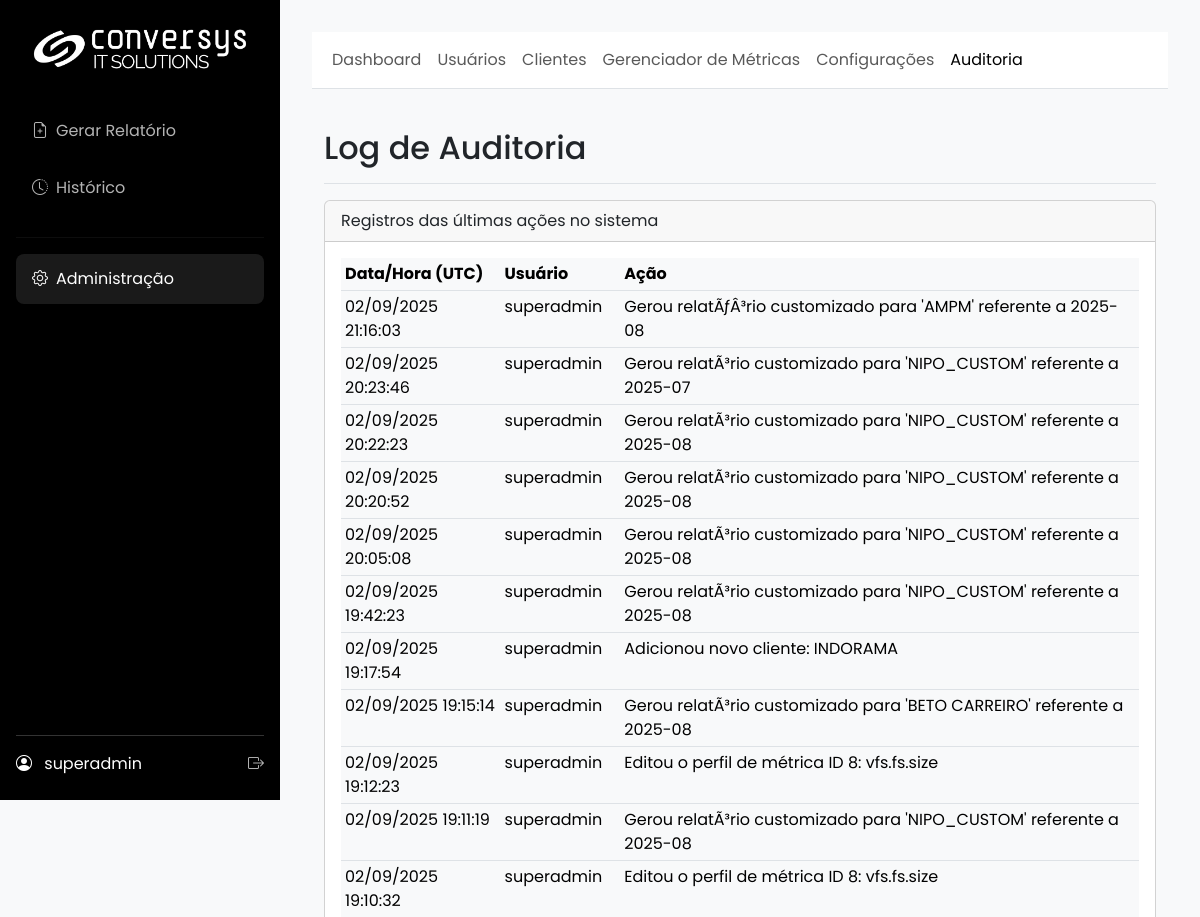
/admin/audit (signed in, upper part), run on an earlier commit of the app's database.
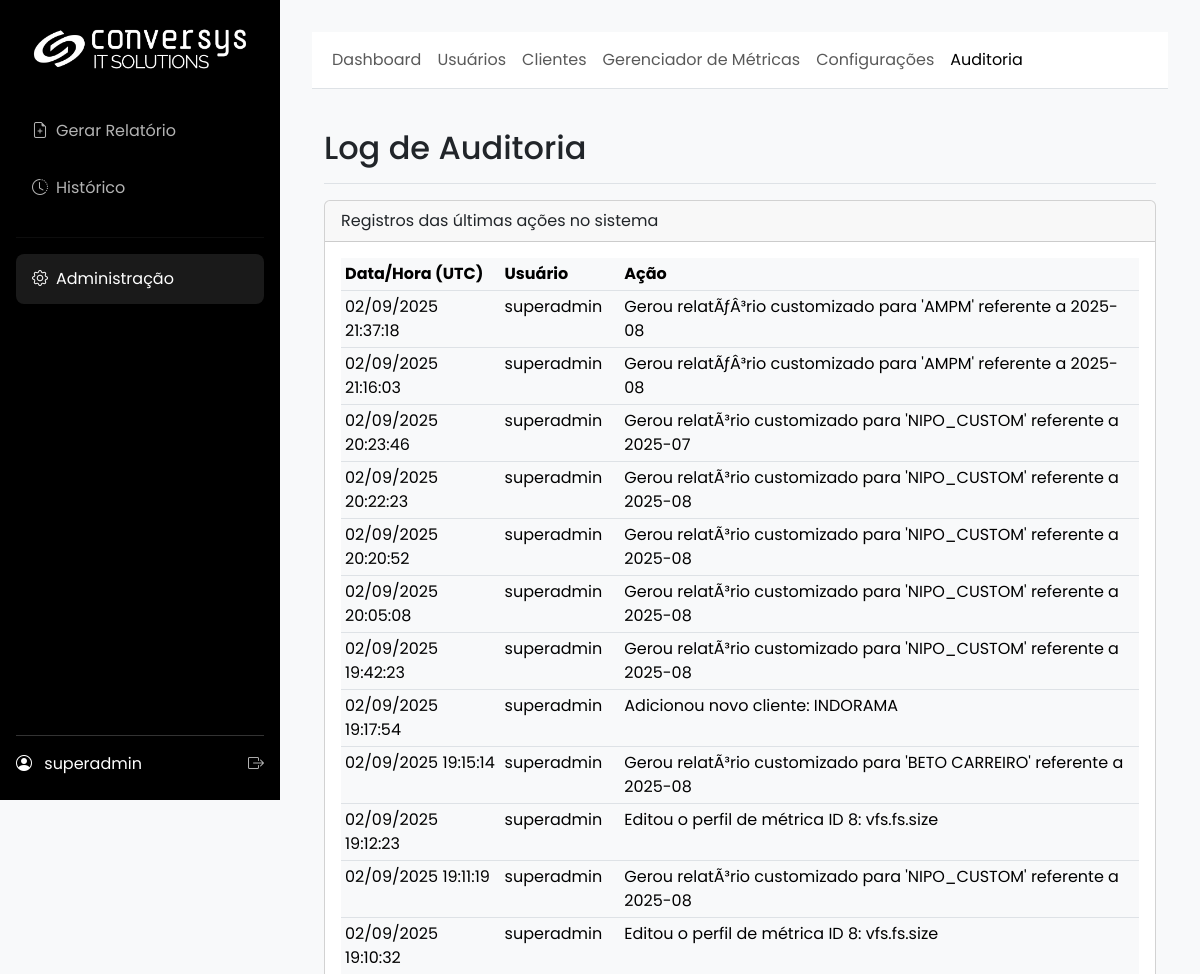
And on a later commit of the database.
### app/models.py (models this page shows)
class AuditLog(db.Model):
    id = db.Column(db.Integer, primary_key=True)
    user_id = db.Column(db.Integer, db.ForeignKey('user.id'), nullable=True)
    username = db.Column(db.String(64), nullable=False)
    action = db.Column(db.String(255), nullable=False)
    timestamp = db.Column(db.DateTime, default=dt.datetime.utcnow)
    user = db.relationship('User', backref='audit_logs')

### app/admin/routes.py (the view)
@admin.route('/audit')
@admin_required
def audit_log():
    _ensure_request_id()
    logs = AuditLog.query.order_by(AuditLog.timestamp.desc()).limit(200).all()
    _log_debug("Audit log listado", count=len(logs))
    return render_template('admin/audit_log.html', title="Log de Auditoria", logs=logs)

### app/__init__.py (called while the page is built)
@login_manager.user_loader
def load_user(user_id):
    from .models import User
    return db.session.get(User, int(user_id))

def _ensure_request_id():
    rid = getattr(g, "request_id", None)
    if not rid:
        rid = uuid.uuid4().hex
        g.request_id = rid
    return rid

### app/admin/routes.py (called while the page is built)
def _ensure_request_id():
    if not getattr(g, "request_id", None):
        g.request_id = uuid.uuid4().hex
    return g.request_id

def _log_debug(msg, **extra):
    rid = _ensure_request_id()
    payload = {"rid": rid, **extra}
    try:
        current_app.logger.debug(f"{msg} | {payload}")
    except Exception:
        print(f"DEBUG {msg} | {payload}")

### app/main/routes.py (called while the page is built, shortened)
@main.before_app_request
def before_request_func():
    cfg = SystemConfig.query.first()
    g.sys_config = cfg

### app/models.py (called while the page is built)
    def has_role(self, role_name):
        return self.role.name == role_name

### app/templates/admin/audit_log.html (shortened to what this page needs)
{% extends 'admin/base.html' %}
{% block admin_content %}
<div class="container-fluid">
    <div class="d-flex justify-content-between flex-wrap flex-md-nowrap align-items-center pt-3 pb-2 mb-3 border-bottom">
        <h1 class="h2">Log de Auditoria</h1>
    </div>
    <div class="card">
        <div class="card-header">
            Registros das últimas ações no sistema
        </div>
        <div class="card-body">
            <div class="table-responsive">
                <table class="table table-sm table-hover">
                    <thead>
                        <tr>
                            <th style="width: 20%;">Data/Hora (UTC)</th>
                            <th style="width: 15%;">Usuário</th>
                            <th>Ação</th>
                        </tr>
                    </thead>
                    <tbody>
                        {% for log in logs %}
                        <tr>
                            <td>{{ log.timestamp.strftime('%d/%m/%Y %H:%M:%S') }}</td>
                            <td>{{ log.username }}</td>
                            <td>{{ log.action }}</td>
                        </tr>
                        {% else %}
                        <tr>
                            <td colspan="3" class="text-center text-muted p-4">Nenhum registro de auditoria encontrado.</td>
                        </tr>
                        {% endfor %}
                    </tbody>
                </table>
            </div>
        </div>
    </div>
</div>
{% endblock %}

What changed in the data, as far as the page shows it:
added AuditLog: timestamp "02/09/2025 21:37:18", username "superadmin", action "Gerou relatÃƒÂ³rio customizado para 'AMPM' referente a 2025-08"
